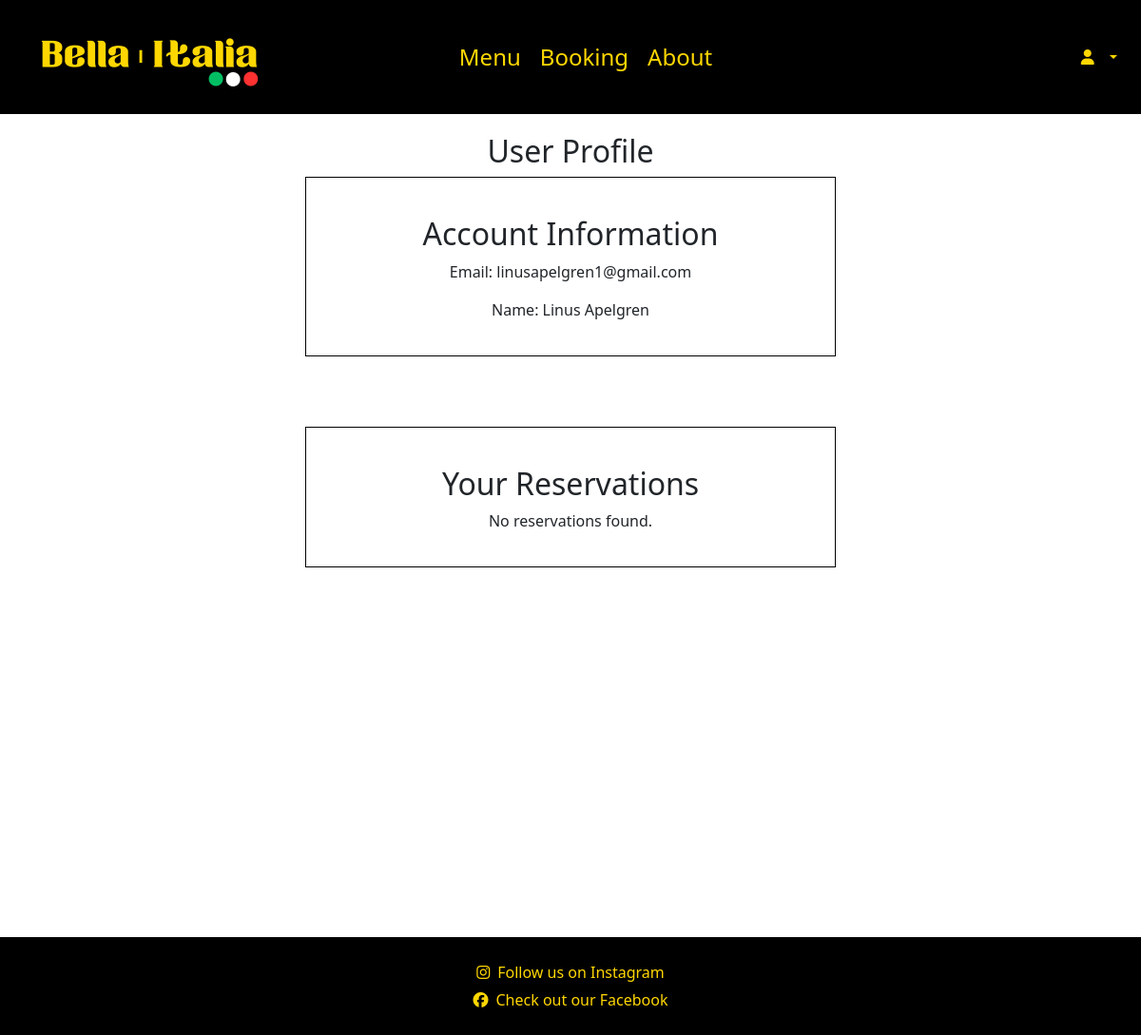
The page /accounts/profile/ (signed in) on the database as committed earlier.
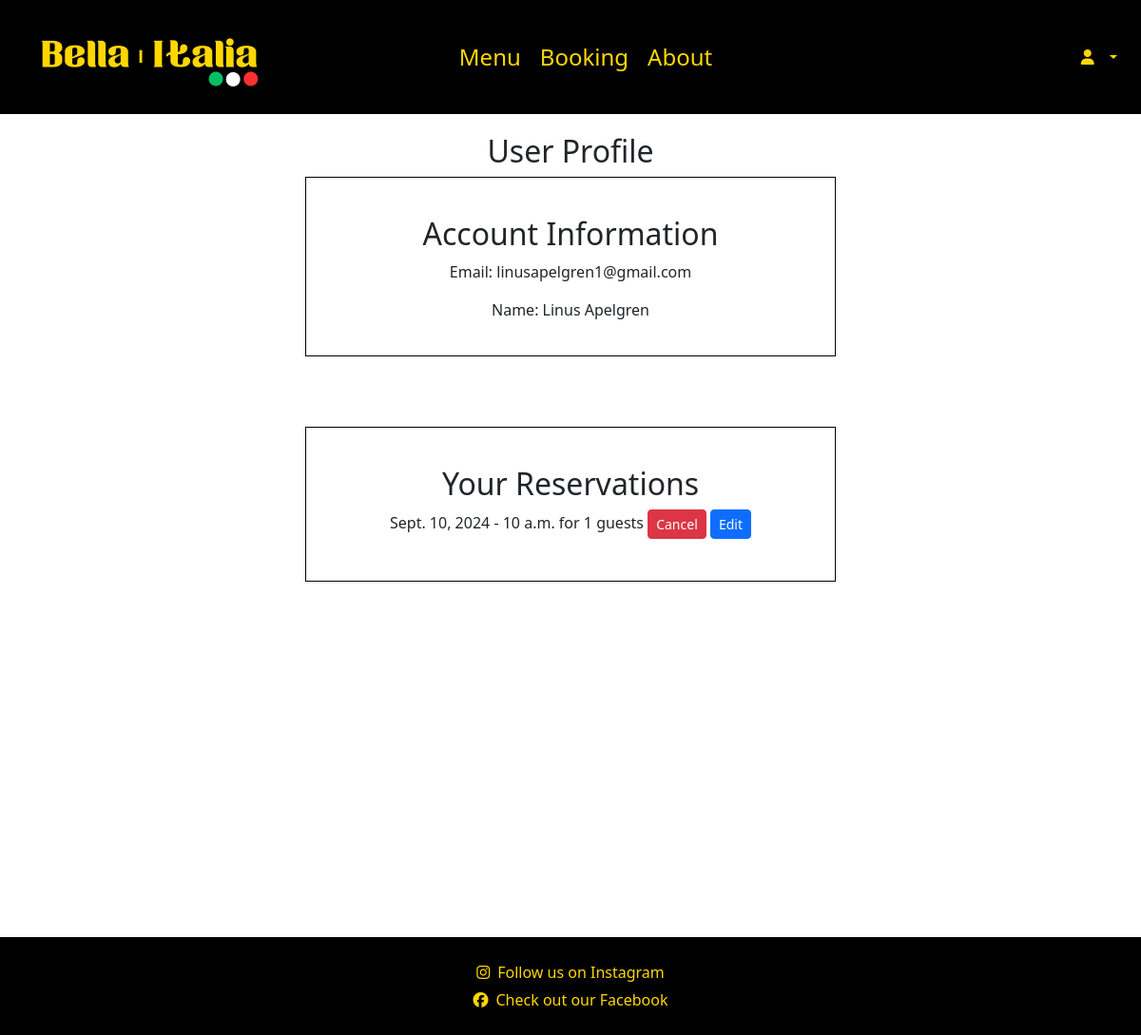
The same page on the database as committed later.
### booking/models.py (models this page shows, shortened)
class Reservation(models.Model):
    user = models.ForeignKey(settings.AUTH_USER_MODEL, on_delete=models.CASCADE, related_name='reservations')
    name = models.CharField(max_length=100)
    phone_number = models.CharField(max_length=20)
    guests = models.PositiveIntegerField()  # Ensures positive integer
    date = models.DateField()
    time = models.TimeField()  # Change to TimeField
    created_at = models.DateTimeField(auto_now_add=True)

### accounts/views.py (the view)
# urls.py: path("profile/", login_required(profile), name="profile"),
@login_required
def profile(request):
    return render(request, 'accounts/profile.html')

### accounts/templates/accounts/profile.html
{% extends "base.html" %}
{% load static %}
{% block content %}
<h2>User Profile</h2>
<div class="container min-vh-100 d-flex align-items-center" style="flex-direction: column;">
    <div class="user-info text-center mb-4 d-flex align-items-center">
        <h2>Account Information</h2>
        <p>Email: {{ user.email }}</p>
        <p>Name: {{ user.first_name }} {{ user.last_name }}</p>
    </div>
    <div class="booked-times text-center d-flex align-items-center">
        <h2>Your Reservations</h2>
        <ul class="list-unstyled">
            {% for reservation in user.reservations.all %}
                <li class="mb-2">
                    {{ reservation.date }} - {{ reservation.time }} for {{ reservation.guests }} guests
                    <a href="{% url 'cancel_reservation' reservation.id %}" class="btn btn-danger btn-sm ml-2">Cancel</a>
                    <a href="{% url 'edit_reservation' reservation.id %}" class="btn btn-primary btn-sm ml-2">Edit</a>
                </li>
            {% empty %}
                <li>No reservations found.</li>
            {% endfor %}
        </ul>
    </div>
</div>
{% endblock %}

### templates/base.html (shortened to what this page needs)
<!DOCTYPE html>
<html lang="en">
<head>
    {% load static %}
    {% block corecss %}
    <link rel="stylesheet" href="{% static 'css/styles.css' %}">
    <link href="https://cdn.jsdelivr.net/npm/bootstrap@5.2.3/dist/css/bootstrap.min.css" rel="stylesheet">
    <link rel="stylesheet" href="https://cdnjs.cloudflare.com/ajax/libs/font-awesome/5.15.3/css/all.min.css">
    <link rel="stylesheet" href="https://code.jquery.com/ui/1.13.0/themes/base/jquery-ui.css">
    {% endblock %}
</head>
<body>
    <header class="container-fluid fixed-top" id="header">
        <div class="logocontainer">
            <a href="{% url 'home' %}"><img src="{% static 'images/logo.png' %}" alt="Logo" class="logo"></a>
        </div>
        <nav id="menu">
            <ul>
                <li><a href="{% url 'menu' %}">Menu</a></li>
                <li><a href="{% url 'make_reservation' %}">Booking</a></li>
                <li><a href="{% url 'about' %}">About</a></li>
            </ul>
        </nav>
        <div class="dropdown">
            <button class="btn dropdown-toggle" style="background-color: transparent; color: gold;" type="button" id="dropdownMenuButton" data-bs-toggle="dropdown" aria-haspopup="true" aria-expanded="false">
                <i class="fa fa-user" aria-hidden="true"></i>
            </button>
        </div>
    </header>
    <main>
        {% block content %}{% endblock %}
    </main>
    <footer>
        <div class="footer-content">
            <nav id="footermenu">
                <ul>
                    <li><a href="https://www.instagram.com" target="_blank"><i class="fab fa-instagram"></i>Follow us on Instagram</a></li>
                    <li><a href="https://www.facebook.com" target="_blank"><i class="fab fa-facebook"></i>Check out our Facebook</a></li>
                </ul>
            </nav>
        </div>
    </footer>
</body>
</html>

### static/css/styles.css (style rules this page uses)
body { margin: 0; padding-top: 120px; font-family: Arial, sans-serif; display: flex; flex-direction: column; min-height: 100vh; position: relative; }
header { height: 120px; background-color: black; display: flex; justify-content: space-between; align-items: center; padding: 0; }
#menu { flex: 1; display: flex; justify-content: center; align-items: center; left: 50%; position: absolute; transform: translateX(-50%); }
#menu ul { display: flex; list-style: none; margin: 10px; }
#menu ul li { margin: 0 10px; }
#menu a { text-decoration: none; color: gold; font-size: x-large; }
footer { display: flex; flex-direction: column; align-items: center; justify-content: center; text-align: center; padding: 20px; background-color: black; color: gold; }
.footer-content { display: flex; flex-direction: column; align-items: center; justify-content: center; width: 100%; }
#footermenu ul { list-style-type: none; padding: 0; margin: 0; }
#footermenu li { margin: 5px 0; }
#footermenu a { text-decoration: none; color: inherit; }
i { margin-right: 8px; }
.logocontainer { height: 100%; display: flex; align-items: center; padding: 20px; z-index: 5; }
.logo { height: auto; width: 50%; z-index: 5; }
.user-info { flex-direction: column; border: 1px solid black; width: fit-content; padding: 20px; }
.booked-times { flex-direction: column; border: 1px solid black; width: fit-content; padding: 20px; margin-top: 50px; }
h2 { display: flex; justify-content: center; align-items: center; padding-top: 20px; }
.user-info, .booked-times { width: 50%; }

Rows that differ between the two databases and show on the page:
added Reservation: date "Sept. 10, 2024", time "10 a.m.", guests "1"
Other text that changed with them:
text no longer shown: "No reservations found."
